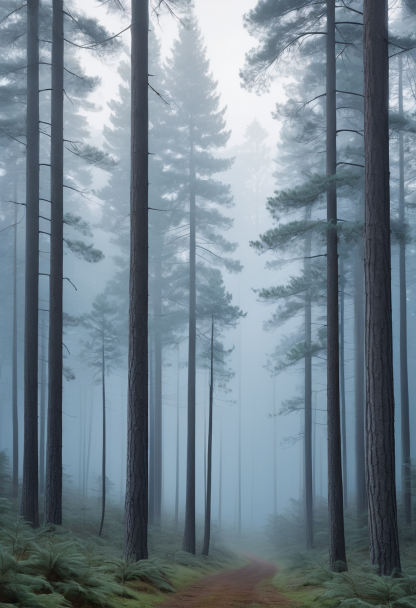
#> input picture dsh-boot-suites/gallery/arts-builtin/scenery-cool/01.jpg, 832 x 1216 px (shown at 1/2 size)
$ python measure-arts.py ../../dsh-boot-suites/gallery/arts-builtin/scenery-cool out.png
#> lines starting #> are read from the running program, lines starting #| are printed output that depends on the picture; after the words box and inside, x2 and y2 are one past the last pixel; in counts of white or black regions, pixels touching at a corner belong together
# -*- coding: utf-8 -*-
"""给「一个素材文件夹 = 一个开屏预设」的运镜参数提供**客观像素判据**(只测事实,不做决定)。

编号枚举与 sheets.py / prep-images.py 完全同构(walk 排序 + 字节级去重 + 短边>=800),
所以这里算出来的 66 号 == prep-images.py --list 的 66 号。

测的东西(每张都算,全部落进 JSON 留证):
  A. 主体重心  : 缩到 300px 宽,四角均色为背景,色差>阈值的像素加权重心。
                 cx 左→右、cy_top 上→下。规范写 pos=round((1-cy)*100),那里的 cy 是从底往上量,
                 等于这里的 cy_top(用已标定的 48 号"面部中上→pos_y=30%"对齐验证过约定)。
  B. 面积/边带 : area = 非背景占比;edge_share = 主体像素落在四边 6% 边带的比例(规范 3 的判据);
                 band_cov = 边带里有多少是主体(辅助量,给精调看)。
  C. 九宫格    : 每格的 平均亮度 / 肤色占比 / 细节能量(梯度均值) + 外接框。
                 最暗格=入场侧,最亮格=出场侧(规范 2);肤色+细节重心 = "脸在哪"的客观候选。
  D. 白边/watermark: 逐字照搬 itachi-theme/build/process-images.py 的 detect_letterbox 新判据
                 (中部 20~80% 列、min 通道 85 百分位>=215 且中位彩度<=10 的连续顶/底行段,上限 20%),
                 在"输出分辨率"(长边<=1600,不放大)上量,和最终上机的像素一致。
  E. cover 几何: fv0/fh0 = 16:9 上 cover 后可见带占整图的高/宽比例(z=1 时),供上层算 pos。

用法: py -3.10 measure-arts.py <素材根> <输出json> [--only=66,48] [--long=1600] [--width=300]
"""
import sys, os, json, hashlib, time

# 本机 Python 工具库:优先环境变量 DSH_PYLIBS,否则取「工作区根/_pylibs」(本脚本在 tools/ 下,上跳三级)。
# 写死绝对路径会把开发机的目录结构发布出去,而且换一台机器就 ImportError。
import os as _os, sys as _sys
_WSROOT = _os.path.dirname(_os.path.dirname(_os.path.dirname(_os.path.abspath(__file__))))
for _c in (_os.environ.get("DSH_PYLIBS"), _os.path.join(_WSROOT, "_pylibs")):
    if _c and _os.path.isdir(_c):
        _sys.path.insert(0, _c)
        break
import numpy as np
from PIL import Image, ImageOps

ROOT = sys.argv[1]
OUT = sys.argv[2]
LONG = int(next((a.split("=", 1)[1] for a in sys.argv if a.startswith("--long=")), 1600))
ONLY = next((a.split("=", 1)[1] for a in sys.argv if a.startswith("--only=")), None)
MEASURE_W = int(next((a.split("=", 1)[1] for a in sys.argv if a.startswith("--width=")), 300))
VA = 16.0 / 9.0            # 目标视口比例(开屏是全窗口,近似 16:9)

BG_DELTA = 45.0            # 与四角均色的欧氏距离阈值(标定见 tools/ 下的说明;约每通道 15)
EDGE_BAND = 0.06           # 规范 3:四边各 6% 边框带
AREA_PUSH = 0.08           # 规范 3:主体占比 <8% → 推近
EDGE_PULL = 0.25           # 规范 3:主体像素落在边带比例 >0.25 → 拉远

EXTS = {".png", ".jpg", ".jpeg", ".webp", ".gif", ".bmp", ".avif"}
MIN_SIDE = 800

# ---------------- 编号枚举(与 prep-images.py 逐字同构,不要改) ----------------
files = []
for dirpath, dirnames, filenames in os.walk(ROOT):
    dirnames.sort()
    for fn in sorted(filenames):
        if os.path.splitext(fn)[1].lower() in EXTS:
            files.append(os.path.join(dirpath, fn))
rows = []
for p in files:
    st = os.stat(p)
    try:
        with Image.open(p) as im:
#> im is the input picture: PIL image 832x1216 RGB; mean R, G, B 114.2, 130.2, 141.2
            w, h = im.size
#> w = 832; h = 1216
    except Exception:
        w = h = 0
    rows.append(dict(rel=os.path.relpath(p, ROOT), bytes=st.st_size, w=w, h=h, sha=None))
#> pass 2 of the loop `for p in files:`:
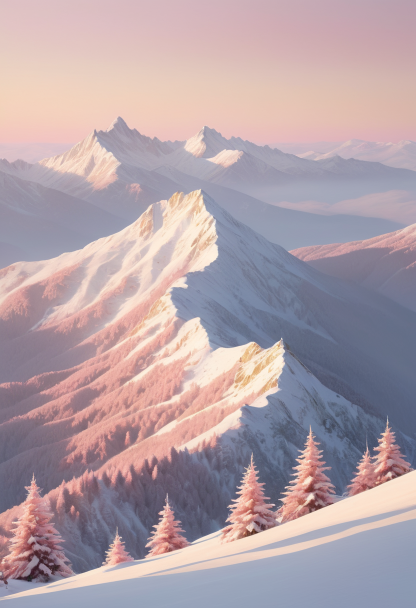
#> input picture dsh-boot-suites/gallery/arts-builtin/scenery-cool/02.jpg, 832 x 1216 px (shown at 1/2 size)
#> im is the input picture: PIL image 832x1216 RGB; mean R, G, B 177.9, 160.4, 167.1
by_size = {}
for r in rows:
    by_size.setdefault(r["bytes"], []).append(r)
for size, g in by_size.items():
    if len(g) > 1:
        for r in g:
            with open(os.path.join(ROOT, r["rel"]), "rb") as fh:
                r["sha"] = hashlib.sha256(fh.read()).hexdigest()[:16]
seen, kept = {}, []
for r in rows:
    if r["sha"]:
        if r["sha"] in seen:
            continue
        seen[r["sha"]] = 1
    kept.append(r)
usable = [r for r in kept if min(r["w"], r["h"]) >= MIN_SIDE and r["w"] > 0]
IDX = {"%02d" % (i + 1): r for i, r in enumerate(usable)}


# ---------------- 判据 D:白边(照搬 itachi-theme 的新判据) ----------------
def detect_letterbox(a, cap=0.20):
    h, w = a.shape[:2]
    x0, x1 = int(w * 0.2), int(w * 0.8)
    seg = a[:, x0:x1, :].astype(np.int64)
    p85 = np.percentile(seg.min(axis=2), 85, axis=1)
    medchroma = np.median(seg.max(axis=2) - seg.min(axis=2), axis=1)
    isband = (p85 >= 215) & (medchroma <= 10)
    top = 0
    while top < h and isband[top]:
        top += 1
    bot = 0
    while bot < h and isband[h - 1 - bot]:
        bot += 1
    lim = int(h * cap)
    return int(min(top, lim)), int(min(bot, lim)), h


def load_rgb(path):
    im = ImageOps.exif_transpose(Image.open(path))
    if im.mode in ("P", "RGBA", "LA") or (im.mode == "RGB" and "transparency" in im.info):
        im = im.convert("RGBA")
        im = Image.alpha_composite(Image.new("RGBA", im.size, (8, 6, 10, 255)), im).convert("RGB")
    else:
        im = im.convert("RGB")
    return im


def grad_energy(g):
    """3x3 均值平滑 + 中心差分绝对值(Sobel 的简化版),纯 numpy,不依赖 Pillow 滤波器版本。"""
    sm = np.zeros_like(g)
    for dy in (-1, 0, 1):
        for dx in (-1, 0, 1):
            sm += np.roll(np.roll(g, dy, 0), dx, 1)
    sm /= 9.0
    gx = np.abs(np.roll(sm, -1, 1) - np.roll(sm, 1, 1))
    gy = np.abs(np.roll(sm, -1, 0) - np.roll(sm, 1, 0))
    return np.clip((gx + gy) / 40.0, 0, 1)


def measure(idx, r):
    src = os.path.join(ROOT, r["rel"])
    im = load_rgb(src)
    W, H = im.size
    ai = W / float(H)
    # ---- D:输出分辨率上的白边 ----
    sc = LONG / float(max(W, H))
    work = im.resize((int(round(W * sc)), int(round(H * sc))), Image.LANCZOS) if sc < 1 else im
    arr = np.asarray(work)
    t_px, b_px, hh = detect_letterbox(arr)
    del arr, work
    o = dict(
        idx=idx, rel=r["rel"], bytes=r["bytes"], w=W, h=H,
        orient=("v" if ai < VA - 0.02 else ("h" if ai > VA + 0.02 else "sq")),
        aspect=round(ai, 4), out_w=im.size[0] if sc >= 1 else int(round(W * sc)),
        out_h=im.size[1] if sc >= 1 else int(round(H * sc)),
        matte_top_px=t_px, matte_bot_px=b_px, matte_h_ref=hh,
        matte_top=round(t_px / float(hh), 4), matte_bot=round(b_px / float(hh), 4),
        matte=bool(t_px or b_px),
        # ---- E:16:9 cover 可见带占比(z=1) ----
        fv0=round(min(1.0, ai / VA), 4), fh0=round(min(1.0, VA / ai), 4),
    )
    # ---- A/B/C:300px 缩图上的分割与九宫格 ----
    tw = MEASURE_W
    th = max(2, int(round(H * tw / float(W))))
    a = np.asarray(im.resize((tw, th), Image.LANCZOS)).astype(np.float32)
    c = 6
    corners = np.stack([a[:c, :c].reshape(-1, 3).mean(0), a[:c, -c:].reshape(-1, 3).mean(0),
                        a[-c:, :c].reshape(-1, 3).mean(0), a[-c:, -c:].reshape(-1, 3).mean(0)])
    bg = corners.mean(0)
    dist = np.clip(np.sqrt(((a - bg) ** 2).sum(axis=2)), 0, 255)
    m = (dist > BG_DELTA).astype(np.float32)
    if m.sum() < 8:
        m = np.ones_like(m)
    ys, xs = np.nonzero(m > 0)
    cx = float(xs.mean()) / tw
    cy_top = float(ys.mean()) / th
    area = float(m.mean())
    bx, by = int(round(tw * EDGE_BAND)), int(round(th * EDGE_BAND))
    band = np.zeros_like(m, bool)
    band[:by, :] = True; band[-by:, :] = True; band[:, :bx] = True; band[:, -bx:] = True
    inband = m > 0
    edge_share = float((inband & band).sum() / float(max(1, inband.sum())))
    band_cov = float((inband & band).sum() / float(max(1, band.sum())))
    ycc = np.asarray(Image.fromarray(np.asarray(im.resize((tw, th), Image.LANCZOS))).convert("YCbCr")).astype(np.float32)
    skin = ((ycc[..., 1] > 133) & (ycc[..., 1] < 173) & (ycc[..., 2] > 77) & (ycc[..., 2] < 127)
            & (ycc[..., 0] > 60)).astype(np.float32)
    lum = 0.299 * a[..., 0] + 0.587 * a[..., 1] + 0.114 * a[..., 2]
    grad = grad_energy(lum)
    gh, gw = th // 3, tw // 3
    grid = []
    for i in range(3):
        row = []
        for j in range(3):
            sl = (slice(i * gh, (i + 1) * gh), slice(j * gw, (j + 1) * gw))
            n = float((m[sl] > 0).sum())
            row.append(dict(
                r=i, c=j, lum=round(float(lum[sl].mean()), 2),
                skin=round(float(skin[sl].mean()), 4),
                detail=round(float(grad[sl].mean()), 4),
                subj=round(float(m[sl].mean()), 4)))
        grid.append(row)
    flat = [grid[i][j] for i in range(3) for j in range(3)]
    side = lambda i, j: (("T" if i == 0 else "B" if i == 2 else "") + ("L" if j == 0 else "R" if j == 2 else "")) or "C"
    dk = min(flat, key=lambda g: g["lum"]); br = max(flat, key=lambda g: g["lum"])
    # 脸/主体上部的客观候选:肤色×细节 的重心
    wts = skin * (0.25 + grad)
    if wts.sum() > 1e-3:
        fx = float(np.arange(tw).dot(wts.sum(0)) / wts.sum()) / tw
        fy = float(np.arange(th).dot(wts.sum(1)) / wts.sum()) / th
    else:
        fx = fy = -1.0
    o.update(
        bg_rgb=[round(float(v), 1) for v in bg],
        cx=round(cx, 4), cy_top=round(cy_top, 4), cy=round(1 - cy_top, 4),
        area=round(area, 4), edge_share=round(edge_share, 4), band_cov=round(band_cov, 4),
        subj_bbox=[round(float(xs.min()) / tw, 3), round(float(ys.min()) / th, 3),
                   round(float(xs.max()) / tw, 3), round(float(ys.max()) / th, 3)],
        face_cx=round(fx, 4), face_cy_top=round(fy, 4),
        grid=grid,
        dark_cell=dict(side=side(dk["r"], dk["c"]), r=dk["r"], c=dk["c"], lum=dk["lum"]),
        bright_cell=dict(side=side(br["r"], br["c"]), r=br["r"], c=br["c"], lum=br["lum"]),
        zoom_hint=("pull" if edge_share > EDGE_PULL else ("push" if area < AREA_PUSH else "flat")),
        luma_mean=round(float(lum.mean()), 2), chroma_mean=round(float((a.max(2) - a.min(2)).mean()), 2),
    )
    return o


want = sorted(IDX) if not ONLY else [x.strip().zfill(2) for x in ONLY.split(",")]
#> want = ['01', '02']
res, t0 = {}, time.time()
for k in want:
    r = IDX.get(k)
    if not r:
        res[k] = dict(idx=k, error="无此编号")
        continue
    try:
        res[k] = measure(k, r)
#> in detect_letterbox, `seg = a[:, x0:x1, :].astype(np.int64)`:
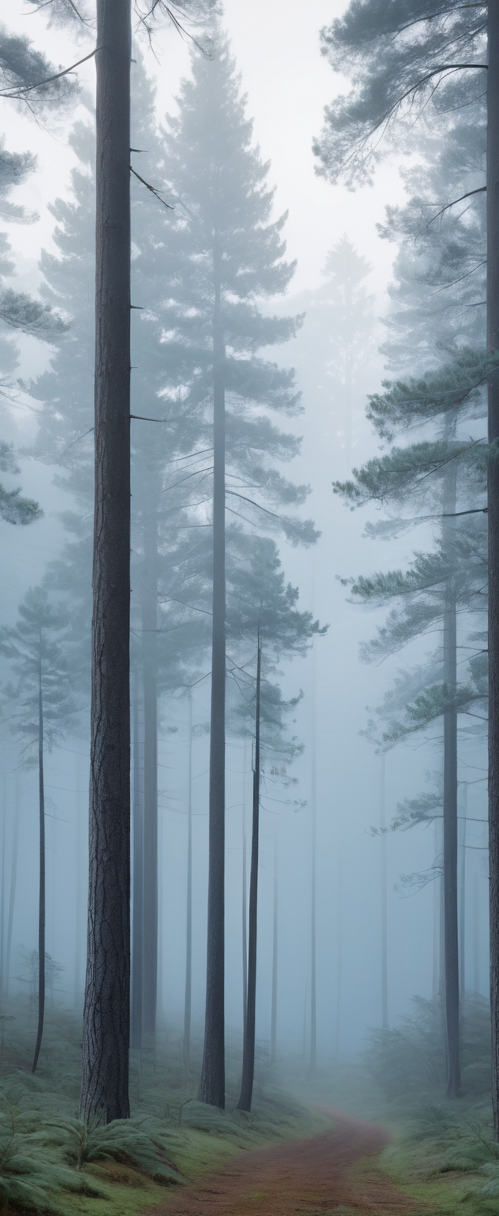
#> seg: shape (1216, 499, 3) int64; mean R, G, B 133.7, 149.8, 160.5
#> in detect_letterbox, `p85 = np.percentile(seg.min(axis=2), 85, axis=1)`: p85 = 1216 values, max 243 at index 187, min 59 at index 1214, mean 174.4
#> in detect_letterbox, `medchroma = np.median(seg.max(axis=2) - seg.min(axis=2), axis=1)`: medchroma = 1216 values, max 47 at index 922, min 12 at index 26, mean 30.87
#> after the loop in detect_letterbox, `while top < h and isband[top]:`: top = 0
#> in measure, `t_px, b_px, hh = detect_letterbox(arr)`: hh = 1216
#> in measure, `o = dict( idx=idx, rel=r["rel"], bytes=r["bytes"], w=W, h=H, orient=("..`: o = 17 items
#> in measure, `corners = np.stack([a[:c, :c].reshape(-1, 3).mean(0), a[:c, -c:].resha..`: corners = [[119.1, 138.4, 152.5], [77.33, 94.19, 109.2], [42.17, 48.36, 38.47], [52.81, 69.67, 62.44]]
#> in measure, `bg = corners.mean(0)`: bg = [72.84, 87.65, 90.65]
#> in measure, `dist = np.clip(np.sqrt(((a - bg) ** 2).sum(axis=2)), 0, 255)`:
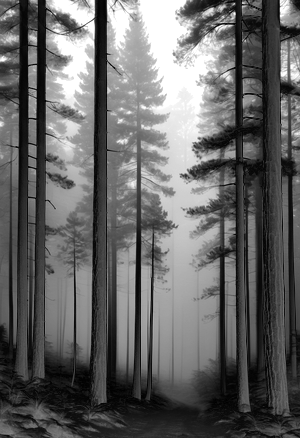
#> dist: shape (438, 300) float32; min 0.521, max 255, mean 101.7
#> in measure, `m = (dist > BG_DELTA).astype(np.float32)`:
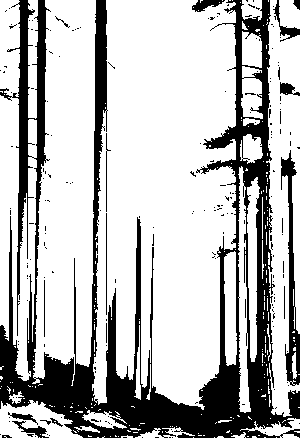
#> m: shape (438, 300) float32; values 0 (black) and 1 (white), 73.7% white; 198 black regions (180 under 20 px), largest, box (x1, y1, x2, y2) and area: (0, 0, 300, 438) 31059, (281, 150, 300, 386) 1535, (273, 0, 300, 42) 254
#> in measure, `cx = float(xs.mean()) / tw`: cx = 0.491
#> in measure, `cy_top = float(ys.mean()) / th`: cy_top = 0.454
#> in measure, `area = float(m.mean())`: area = 0.737
#> in measure, `edge_share = float((inband & band).sum() / float(max(1, inband.sum())))`: edge_share = 0.197
#> in measure, `band_cov = float((inband & band).sum() / float(max(1, band.sum())))`: band_cov = 0.646
#> in measure, `ycc = np.asarray(Image.fromarray(np.asarray(im.resize((tw, th), Image...`:
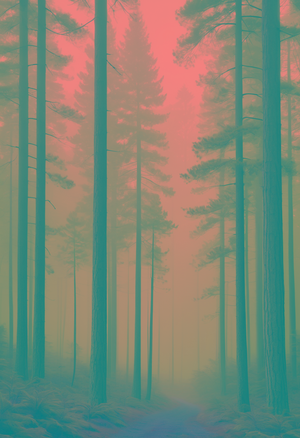
#> ycc: shape (438, 300, 3) float32; mean R, G, B 126.2, 135.7, 118.6
#> in measure, `skin = ((ycc[..., 1] > 133) & (ycc[..., 1] < 173) & (ycc[..., 2] > 77)..`: skin: shape (438, 300) float32; values 0 (black) and 1 (white), 67.9% white; 178 black regions (167 under 20 px), largest, box (x1, y1, x2, y2) and area: (0, 0, 300, 438) 31077, (107, 0, 224, 146) 7404, (47, 0, 98, 109) 2796
#> in grad_energy, `gy = np.abs(np.roll(sm, -1, 0) - np.roll(sm, 1, 0))`:
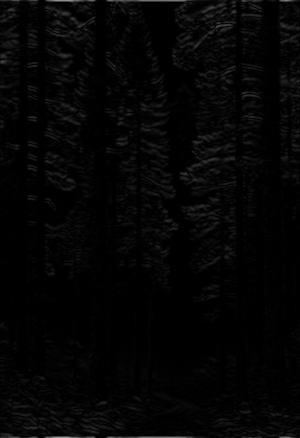
#> gy: shape (438, 300) float32; min 0, max 147.1, mean 5
#> in grad_energy, `return np.clip((gx + gy) / 40.0, 0, 1)`:
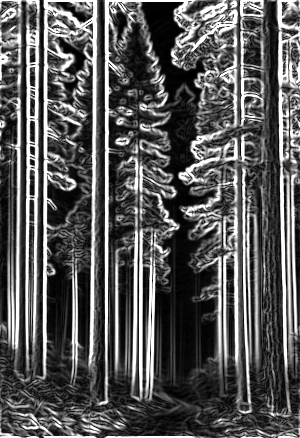
#> returned value: shape (438, 300) float32; min 0, max 1, mean 0.348
#> after the loop in measure, `for i in range(3):`: grid = 3 items
#> in measure, `flat = [grid[i][j] for i in range(3) for j in range(3)]`: flat = 9 items
#> in measure, `dk = min(flat, key=lambda g: g['lum'])`: dk = {'r': 2, 'c': 2, 'lum': 84.39, 'skin': 0.455, 'detail': 0.301, 'subj': 0.501}
#> in measure, `br = max(flat, key=lambda g: g['lum'])`: br = {'r': 0, 'c': 1, 'lum': 191, 'skin': 0.508, 'detail': 0.29, 'subj': 0.936}
#> in measure, `wts = skin * (0.25 + grad)`:
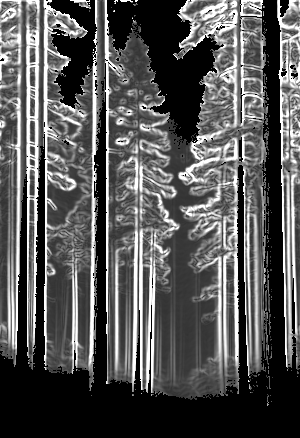
#> wts: shape (438, 300) float32; min 0, max 1.25, mean 0.423; drawn with min black and max white
#> in measure, `fx = float(np.arange(tw).dot(wts.sum(0)) / wts.sum()) / tw`: fx = 0.497
#> in measure, `fy = float(np.arange(th).dot(wts.sum(1)) / wts.sum()) / th`: fy = 0.43
        d = res[k]
#> d = 33 items
        print("%s %-44s %4dx%-4d pos_cand=%2d,%2d face=%2d,%2d area=%.3f edge=%.3f zoom=%-4s matte=%.3f/%.3f dark=%s bright=%s %s" % (
            k, d["rel"][:44], d["w"], d["h"],
            min(75, max(25, round(d["cx"] * 100))), min(60, max(15, round(d["cy_top"] * 100))),
            min(75, max(25, round(d["face_cx"] * 100))), min(60, max(15, round(d["face_cy_top"] * 100))),
            d["area"], d["edge_share"], d["zoom_hint"], d["matte_top"], d["matte_bot"],
            d["dark_cell"]["side"], d["bright_cell"]["side"], d["orient"]))
#| 01 01.jpg                                        832x1216 pos_cand=49,45 face=50,43 area=0.737 edge=0.197 zoom=flat matte=0.000/0.000 dark=BR bright=T v
    except Exception as e:
        res[k] = dict(idx=k, rel=r["rel"], error=repr(e))
        print("%s ERROR %r" % (k, e))
#> pass 2 of the loop `for k in want:`:
#> corners = [[221, 193.5, 194.9], [184.9, 159.7, 173.1], [154.8, 160, 182.6], [138.9, 151, 176.9]]
#> bg = [174.9, 166.1, 181.9]
#> in measure (call 2), `m = (dist > BG_DELTA).astype(np.float32)`:
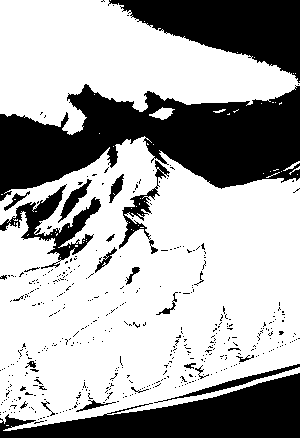
#> m: shape (438, 300) float32; values 0 (black) and 1 (white), 66.3% white; 443 black regions (418 under 20 px), largest, box (x1, y1, x2, y2) and area: (0, 84, 300, 201) 19867, (0, 373, 300, 438) 9728, (108, 0, 300, 83) 8187
#> cx = 0.462
#> cy_top = 0.523
#> area = 0.663
#> edge_share = 0.153
#> band_cov = 0.453
#> skin: shape (438, 300) float32; values 0 (black) and 1 (white), 30% white; 74 white regions (63 under 20 px), largest, box (x1, y1, x2, y2) and area: (123, 116, 300, 391) 26346, (0, 374, 300, 438) 9265, (0, 150, 101, 188) 1616
#> dk = {'r': 1, 'c': 2, 'lum': 127.5, 'skin': 0.771, 'detail': 0.12, 'subj': 0.755}
#> br = {'r': 0, 'c': 0, 'lum': 199.8, 'skin': 0, 'detail': 0.0942, 'subj': 0.786}
#> in measure (call 2), `wts = skin * (0.25 + grad)`:
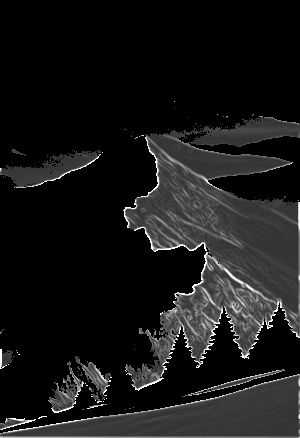
#> wts: shape (438, 300) float32; min 0, max 1.25, mean 0.118; drawn with min black and max white
#> fx = 0.647
#> fy = 0.666
#| 02 02.jpg                                        832x1216 pos_cand=46,52 face=65,60 area=0.663 edge=0.153 zoom=flat matte=0.000/0.000 dark=R bright=TL v
os.makedirs(os.path.dirname(os.path.abspath(OUT)), exist_ok=True)


def dump_enum(path):
    """编号表(全局排序后的可用清单)。给 build-arts-data.py / check-arts.mjs 复验编号用。"""
    with open(path, "w", encoding="utf-8") as fh:
        json.dump(dict(root=ROOT, min_side=MIN_SIDE, n=len(usable),
                       enum=[dict(idx="%02d" % (i + 1), rel=r["rel"], w=r["w"], h=r["h"], bytes=r["bytes"])
                             for i, r in enumerate(usable)]), fh, ensure_ascii=False, indent=1)


dump_enum(os.path.join(os.path.dirname(os.path.abspath(OUT)), "idx.json"))
with open(OUT, "w", encoding="utf-8") as fh:
    json.dump(dict(generated=time.strftime("%F %T"), root=ROOT, measure_w=MEASURE_W,
                   bg_delta=BG_DELTA, edge_band=EDGE_BAND, area_push=AREA_PUSH,
                   edge_pull=EDGE_PULL, long_edge=LONG, viewport_ratio=VA, n=len(want),
                   idx=res), fh, ensure_ascii=False, indent=1)
print("\n%d 张 / %.1fs -> %s" % (len(want), time.time() - t0, OUT))
